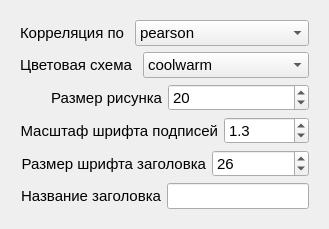
                <widget class="QWidget" name="tab_6">
                 <attribute name="title">
                  <string>Корреляционные матрицы</string>
                 </attribute>
                 <layout class="QFormLayout" name="formLayout_2">
                  <item row="0" column="0">
                   <widget class="QFrame" name="frame">
                    <property name="sizePolicy">
                     <sizepolicy hsizetype="Fixed" vsizetype="Preferred">
                      <horstretch>0</horstretch>
                      <verstretch>0</verstretch>
                     </sizepolicy>
                    </property>
                    <property name="layoutDirection">
                     <enum>Qt::LeftToRight</enum>
                    </property>
                    <layout class="QVBoxLayout" name="verticalLayout_19">
                     <item>
                      <layout class="QHBoxLayout" name="horizontalLayout_123">
                       <property name="spacing">
                        <number>10</number>
                       </property>
                       <item>
                        <widget class="QLabel" name="lb_sd_or_minmax_6">
                         <property name="sizePolicy">
                          <sizepolicy hsizetype="Fixed" vsizetype="Fixed">
                           <horstretch>0</horstretch>
                           <verstretch>0</verstretch>
                          </sizepolicy>
                         </property>
                         <property name="font">
                          <font>
                           <pointsize>11</pointsize>
                          </font>
                         </property>
                         <property name="text">
                          <string>Корреляция по</string>
                         </property>
                        </widget>
                       </item>
                       <item>
                        <widget class="QComboBox" name="comboBox_correlation_figs_matrix">
                         <property name="sizePolicy">
                          <sizepolicy hsizetype="Expanding" vsizetype="Fixed">
                           <horstretch>0</horstretch>
                           <verstretch>0</verstretch>
                          </sizepolicy>
                         </property>
                         <property name="font">
                          <font>
                           <pointsize>11</pointsize>
                          </font>
                         </property>
                         <item>
                          <property name="text">
                           <string>pearson</string>
                          </property>
                         </item>
                         <item>
                          <property name="text">
                           <string>kendall</string>
                          </property>
                         </item>
                         <item>
                          <property name="text">
                           <string>spearman</string>
                          </property>
                         </item>
                        </widget>
                       </item>
                      </layout>
                     </item>
                     <item>
                      <layout class="QHBoxLayout" name="horizontalLayout_124">
                       <property name="spacing">
                        <number>10</number>
                       </property>
                       <item>
                        <widget class="QLabel" name="lb_sd_or_minmax_7">
                         <property name="sizePolicy">
                          <sizepolicy hsizetype="Fixed" vsizetype="Fixed">
                           <horstretch>0</horstretch>
                           <verstretch>0</verstretch>
                          </sizepolicy>
                         </property>
                         <property name="font">
                          <font>
                           <pointsize>11</pointsize>
                          </font>
                         </property>
                         <property name="text">
                          <string>Цветовая схема</string>
                         </property>
                        </widget>
                       </item>
                       <item>
                        <widget class="QComboBox" name="comboBox_correlation_color_map_for_figs">
                         <property name="sizePolicy">
                          <sizepolicy hsizetype="Expanding" vsizetype="Fixed">
                           <horstretch>0</horstretch>
                           <verstretch>0</verstretch>
                          </sizepolicy>
                         </property>
                         <property name="font">
                          <font>
                           <pointsize>11</pointsize>
                          </font>
                         </property>
                         <item>
                          <property name="text">
                           <string>coolwarm</string>
                          </property>
                         </item>
                         <item>
                          <property name="text">
                           <string>RdBu_r</string>
                          </property>
                         </item>
                         <item>
                          <property name="text">
                           <string>YlGn</string>
                          </property>
                         </item>
                         <item>
                          <property name="text">
                           <string>BuGn</string>
                          </property>
                         </item>
                         <item>
                          <property name="text">
                           <string>GnBu</string>
                          </property>
                         </item>
                         <item>
                          <property name="text">
                           <string>bwr</string>
                          </property>
                         </item>
                         <item>
                          <property name="text">
                           <string>seismic</string>
                          </property>
                         </item>
                         <item>
                          <property name="text">
                           <string>PiYG</string>
                          </property>
                         </item>
                         <item>
                          <property name="text">
                           <string>RdGy</string>
                          </property>
                         </item>
                         <item>
                          <property name="text">
                           <string>seismic</string>
                          </property>
                         </item>
                         <item>
                          <property name="text">
                           <string>hot</string>
                          </property>
                         </item>
                         <item>
                          <property name="text">
                           <string>inferno</string>
                          </property>
                         </item>
                         <item>
                          <property name="text">
                           <string>gist_heat</string>
                          </property>
                         </item>
                        </widget>
                       </item>
                      </layout>
                     </item>
                     <item>
                      <layout class="QHBoxLayout" name="horizontalLayout_28">
                       <item>
                        <widget class="QLabel" name="lb_size_corr_matrix">
                         <property name="font">
                          <font>
                           <pointsize>11</pointsize>
                          </font>
                         </property>
                         <property name="text">
                          <string>Размер рисунка</string>
                         </property>
                         <property name="alignment">
                          <set>Qt::AlignRight|Qt::AlignTrailing|Qt::AlignVCenter</set>
                         </property>
                        </widget>
                       </item>
                       <item>
                        <widget class="QDoubleSpinBox" name="corr_mat_figsize">
                         <property name="font">
                          <font>
                           <pointsize>11</pointsize>
                          </font>
                         </property>
                         <property name="decimals">
                          <number>0</number>
                         </property>
                         <property name="minimum">
                          <double>1.000000000000000</double>
                         </property>
                         <property name="maximum">
                          <double>100.000000000000000</double>
                         </property>
                         <property name="singleStep">
                          <double>1.000000000000000</double>
                         </property>
                         <property name="value">
                          <double>20.000000000000000</double>
                         </property>
                        </widget>
                       </item>
                      </layout>
                     </item>
                     <item>
                      <layout class="QHBoxLayout" name="horizontalLayout_29">
                       <item>
                        <widget class="QLabel" name="lb_font_in">
                         <property name="font">
                          <font>
                           <pointsize>11</pointsize>
                          </font>
                         </property>
                         <property name="text">
                          <string>Масштаф шрифта подписей</string>
                         </property>
                         <property name="alignment">
                          <set>Qt::AlignRight|Qt::AlignTrailing|Qt::AlignVCenter</set>
                         </property>
                        </widget>
                       </item>
                       <item>
                        <widget class="QDoubleSpinBox" name="font_for_in">
                         <property name="font">
                          <font>
                           <pointsize>11</pointsize>
                          </font>
                         </property>
                         <property name="decimals">
                          <number>1</number>
                         </property>
                         <property name="minimum">
                          <double>0.100000000000000</double>
                         </property>
                         <property name="singleStep">
                          <double>0.100000000000000</double>
                         </property>
                         <property name="value">
                          <double>1.300000000000000</double>
                         </property>
                        </widget>
                       </item>
                      </layout>
                     </item>
                     <item>
                      <layout class="QHBoxLayout" name="horizontalLayout_30">
                       <item>
                        <widget class="QLabel" name="lb_font_out">
                         <property name="font">
                          <font>
                           <pointsize>11</pointsize>
                          </font>
                         </property>
                         <property name="text">
                          <string>Размер шрифта заголовка</string>
                         </property>
                         <property name="alignment">
                          <set>Qt::AlignRight|Qt::AlignTrailing|Qt::AlignVCenter</set>
                         </property>
                        </widget>
                       </item>
                       <item>
                        <widget class="QDoubleSpinBox" name="font_for_out">
                         <property name="font">
                          <font>
                           <pointsize>11</pointsize>
                          </font>
                         </property>
                         <property name="decimals">
                          <number>0</number>
                         </property>
                         <property name="minimum">
                          <double>1.000000000000000</double>
                         </property>
                         <property name="maximum">
                          <double>100.000000000000000</double>
                         </property>
                         <property name="singleStep">
                          <double>1.000000000000000</double>
                         </property>
                         <property name="value">
                          <double>26.000000000000000</double>
                         </property>
                        </widget>
                       </item>
                      </layout>
                     </item>
                     <item>
                      <layout class="QHBoxLayout" name="horizontalLayout_31">
                       <item>
                        <widget class="QLabel" name="lb_name_of_title">
                         <property name="font">
                          <font>
                           <pointsize>11</pointsize>
                          </font>
                         </property>
                         <property name="toolTip">
                          <string>&lt;html&gt;&lt;head/&gt;&lt;body&gt;&lt;p&gt;Название сверху&lt;/p&gt;&lt;/body&gt;&lt;/html&gt;</string>
                         </property>
                         <property name="text">
                          <string>Название заголовка</string>
                         </property>
                         <property name="alignment">
                          <set>Qt::AlignRight|Qt::AlignTrailing|Qt::AlignVCenter</set>
                         </property>
                        </widget>
                       </item>
                       <item>
                        <widget class="QLineEdit" name="name_of_corr_matrix">
                         <property name="sizePolicy">
                          <sizepolicy hsizetype="Fixed" vsizetype="Fixed">
                           <horstretch>0</horstretch>
                           <verstretch>0</verstretch>
                          </sizepolicy>
                         </property>
                         <property name="font">
                          <font>
                           <pointsize>11</pointsize>
                          </font>
                         </property>
                        </widget>
                       </item>
                      </layout>
                     </item>
                    </layout>
                   </widget>
                  </item>
                 </layout>
                </widget>
